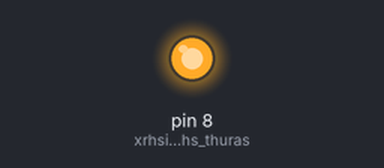
Simulated run of this sketch. Board: Arduino Uno, built with avr-gcc and run on an emulated ATmega328P. On the bench: output pins drawn as LEDs (lit = HIGH).

Above: at 0.1 s.
At 100.1 s:
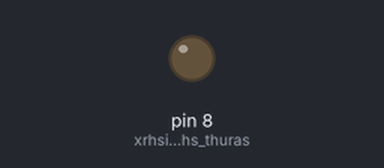
Timing chart, 0 to 102.0 s (numbered marks = the images above):
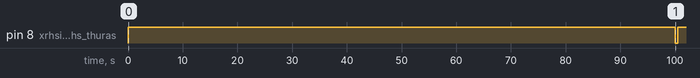

The sketch:

1haskhsh.ino
```cpp
void setup() {
  // put your setup code here, to run once:
  pinMode(8,OUTPUT); //xrhsimopoihsh ths thuras 8 ws thyras eksodou

}

void loop() {
  // put your main code here, to run repeatedly:
  digitalWrite(8,HIGH); //Anavei high to led sth thura 8
  delay(100000); //anamonh 1000ms(1 deuterolepto)
  digitalWrite(8,LOW); //Anavei low to led sth thura 8
  delay(500); //anamonh 500ms dhladh miso deuterolepto
}
```

Measured:
- by itself, pin 8 (xrhsimopoihsh_ths_thuras): LOW → HIGH at 0.00 s, → LOW 100 s later, → HIGH 0.50 s later
